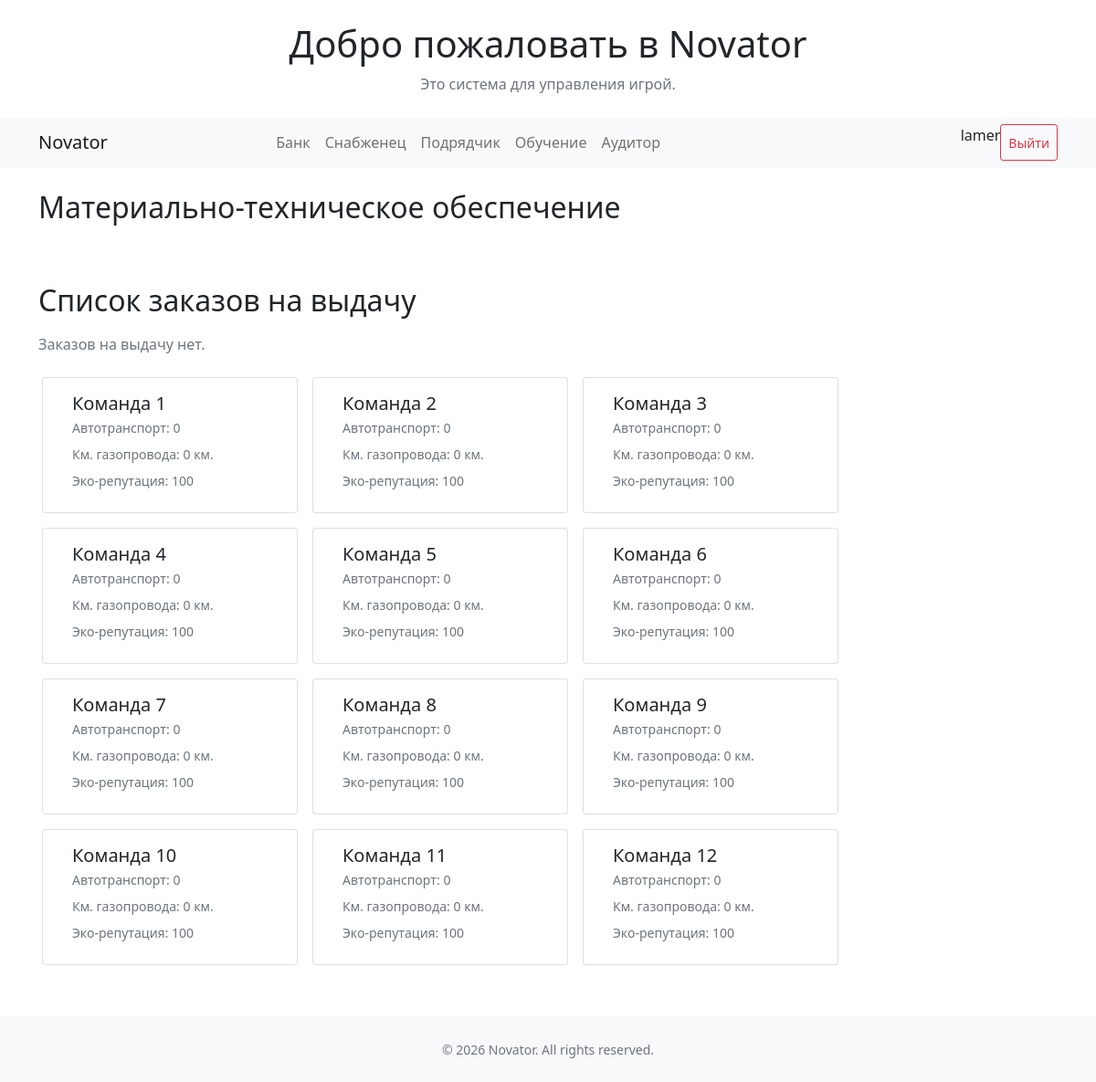
The page /mtr/ (signed in) on the database its author committed.
### novator/main/models.py (models this page shows, shortened)
class Team(models.Model):
    name = models.CharField(max_length=100, verbose_name='Имя команды')
    slug = models.SlugField(max_length=100)
    status = models.BooleanField(default=False, verbose_name='Активно')
    learn_les = models.BooleanField(default=False, verbose_name='Мастер ЛЭС')
    learn_grs = models.BooleanField(default=False, verbose_name='Оператор ГРС')
    learn_ks = models.BooleanField(default=False, verbose_name='Инженер ГKС')
    auto = models.IntegerField(default=0, verbose_name='Автотранспорт')

class EcoScore(models.Model):
    team = models.OneToOneField(Team, on_delete=models.CASCADE, related_name='eco_scores')
    score = models.FloatField(max_length=10, verbose_name='Всего баллов')

### novator/mtr/views.py (the view)
# urls.py: path('', views.index, name='index'),
@login_required
def index(request):
    zakazy = Zakaz.objects.filter(status__pk=2,payment=True,issued=False,category__slug__in=['trubi', 'ks', 'grs'], team__name__in=request.user.userprofile.teams.values_list('name', flat=True))
    zakazy_items = ZakazItem.objects.filter(zakaz__in=zakazy, material__category__slug__in=['trubi', 'ks', 'grs'])
    sklad = Sklad.objects.filter(is_active=True, name = request.user.userprofile.sklad)
    stock = Stock.objects.filter(warehouse__in=sklad, material__category__slug__in=['trubi', 'ks'])
    teams = Team.objects.filter(status=True, name__in=request.user.userprofile.teams.values_list('name', flat=True))
    grs_items = Stock.objects.filter(warehouse__team__in=teams, material__category__slug='grs').count()
    teams_items = []
    teams_auto = []
    for team in teams:
        team_sklads = Sklad.objects.filter(team=team, is_active=True)
        items_auto = ZakazItem.objects.filter(zakaz__team=team, material__category__slug__in=['auto']).aggregate(total=Sum('quantity'))['total'] or 0
        teams_auto.append({'team': team, 'auto_count': items_auto})
        total = Stock.objects.filter(warehouse__in=team_sklads, material__category__slug__in=['trubi']).aggregate(total=Sum('quantity'))['total'] or 0
        teams_items.append({'team': team, 'items_count': total * 20})
    materials = []
    for items in sklad:
        materials.extend(Stock.objects.filter(warehouse=items))
    context = {
        'zakazy': zakazy,
        'zakazy_items': zakazy_items,
        'sklad': stock,
        'teams': teams,
        'materials': materials,
        'teams_items': teams_items,
        'teams_auto': teams_auto,
        'grs_items': grs_items,
    }
    return render(request, 'mtr/index.html', context)

### novator/templates/mtr/index.html (shortened to what this page needs)
{% extends 'base.html' %}
{% load static %}
{% block content %}
<div class="container my-4">
  <h2 class="mb-4">Материально-техническое обеспечение</h2>
    <div class="d-flex flex-row mb-3 gap-3 overflow-auto py-2 px-1">
    </div>
</div>
<div class="container my-4">
  <div class="d-flex justify-content-between align-items-center mb-3">
    <h2 class="m-0">Список заказов на выдачу</h2>
  </div>
    {% if not zakazy %}
    <p class="text-muted">Заказов на выдачу нет.</p>
  {% endif %}
   {% if teams %}
    <div class="team-row d-flex flex-row flex-wrap gap-3 overflow-auto py-2 px-1" style="scroll-behavior:smooth;">
      {% for team in teams %}
        <a href="{% url 'mtr:sklad_team_detail' team.pk %}" style="display: block; text-decoration: none; color: inherit;"><div class="card" style="min-width:280px; max-width:320px;">
          <div class="card-body d-flex align-items-start">
            <div class="flex-grow-1">
              <h5 class="card-title mb-1">{{ team.name }}</h5>
              <div class="d-flex justify-content-between align-items-center">
                <div class="small text-muted">
                {% for item in teams_auto %}
                   {% if item.team.pk == team.pk %}
                   <p class="card-text mb-2">
                  Автотранспорт: {{ item.auto_count|floatformat:0 }} </p>{% endif %}
                {% endfor %}
                {% for item in teams_items %}
                  {% if item.team.pk == team.pk %}
                  <p class="card-text mb-2">
                  Км. газопровода: {{ item.items_count|floatformat:0 }} км.</p>{% endif %}
                  {% endfor %}
                  <p class="card-text mb-2">
                   Эко-репутация: {{ team.eco_scores.score| floatformat:0 }}</p>
                </div>
              </div>
            </div>
          </div>
        </div></a>
      {% endfor %}
    </div>
  {% else %}
    <p class="text-muted">No teams found.</p>
  {% endif %}
{% endblock %}

### novator/templates/base.html (shortened to what this page needs)
{% load humanize %}
{% load static %}
<!DOCTYPE html>
<html lang="en">
<head>
    {% block head %}
    <link href="{% static 'css/bootstrap.css' %}" rel="stylesheet">
    {% endblock %}
</head>
<body>
    <header>
    <div class="container my-4">
    <h1 class="text-center">Добро пожаловать в Novator</h1>
    <p class="text-center text-muted">Это система для управления игрой.</p>
</div>
{% if user.is_authenticated %}
  {% block nav %}
        <nav class="navbar navbar-expand-lg navbar-light bg-light navbar-toggle">
  <div class="container">
    <a class="navbar-brand" href="{% url 'main:index' %}">Novator</a>
    <div class="collapse navbar-collapse" id="navbarNav">
      <ul class="navbar-nav mx-auto">
        <li class="nav-item">
          <a class="nav-link" href="{% url 'bank:bank_list' %}">Банк</a>
        </li>
        <li class="nav-item">
          <a class="nav-link" href="{% url 'mtr:index' %}">Снабженец</a>
        </li>
        <li class="nav-item">
          <a class="nav-link" href="{% url 'contactor:index' %}">Подрядчик</a>
        </li>
        <li class="nav-item">
          <a class="nav-link" href="{% url 'learning:index' %}">Обучение</a>
        </li>
        <li class="nav-item">
          <a class="nav-link" href="{% url 'audit:index' %}">Аудитор</a>
        </li>
      </ul>
      <form method="post" action="{% url 'logout' %}" class="d-flex ms-auto">
        <p>{{ user.username }}</p>
        <button type="submit" class="btn btn-outline-danger btn-sm">Выйти</button>
      </form>
    </div>
  </div>
</nav>
  {% endblock %}
{% endif %}
    </header>
    <main>
        {% block content %}{% endblock %}
    </main>
    {% block footer %}
    <footer class="bg-light py-4 mt-5">
  <div class="container text-center">
    <small class="text-muted">&copy; {{ year|default:2026 }} Novator. All rights reserved.</small>
  </div>
</footer>
    {% endblock %}
</body>
</html>

### rows shown on the page
Team: name "Команда 1", auto_count "0", items_count "0", eco_scores.score "100"
Team: name "Команда 2", auto_count "0", items_count "0", eco_scores.score "100"
Team: name "Команда 3", auto_count "0", items_count "0", eco_scores.score "100"
Team: name "Команда 4", auto_count "0", items_count "0", eco_scores.score "100"
Team: name "Команда 5", auto_count "0", items_count "0", eco_scores.score "100"
Team: name "Команда 6", auto_count "0", items_count "0", eco_scores.score "100"
Team: name "Команда 7", auto_count "0", items_count "0", eco_scores.score "100"
Team: name "Команда 8", auto_count "0", items_count "0", eco_scores.score "100"
Team: name "Команда 9", auto_count "0", items_count "0", eco_scores.score "100"
Team: name "Команда 10", auto_count "0", items_count "0", eco_scores.score "100"
Team: name "Команда 11", auto_count "0", items_count "0", eco_scores.score "100"
Team: name "Команда 12", auto_count "0", items_count "0", eco_scores.score "100"

### other values the page prints
{{ user.username }} "lamer"
{{ year|default:2026 }} "2026"
